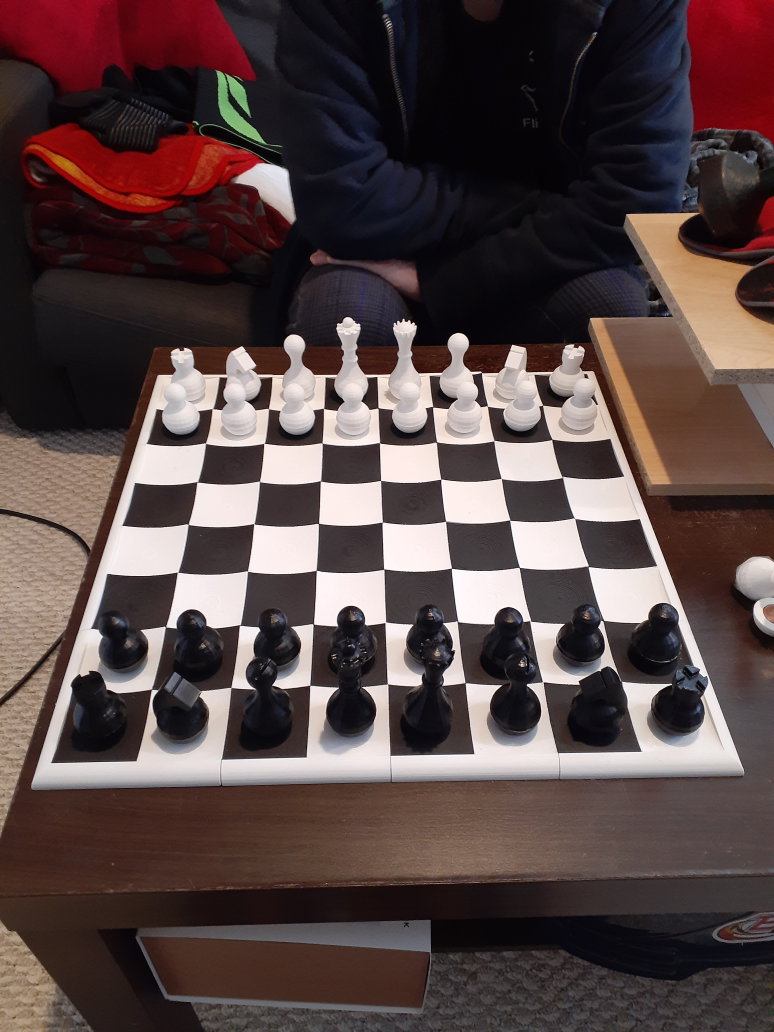
#> input picture test/00.png, 3096 x 4128 px (shown at 1/4 size); its folder holds only this picture in this run
$ python vision_module.py
#> lines starting #> are read from the running program, lines starting #| are printed output that depends on the picture; after the words box and inside, x2 and y2 are one past the last pixel; in counts of white or black regions, pixels touching at a corner belong together
#
import cv2
from glob import glob
import numpy as np
import matplotlib.pyplot as plt

Mat = np.ndarray[int, np.dtype[np.generic]]

class BoardDetector:
    def __init__(self):
        """Turns consectutive images of a chess game and returns board states for each
        """
        self.board = None

    def predict(self, img: Mat) -> str:
        """predicts board state of image given previous board state

        Args:
            img (Mat): cv2.imread object of image TODO: update this to include depth channel

        Returns:
            str: predicted board state in FEN
        """
        blur = cv2.GaussianBlur(img, (5,5), 0)
        _, img_binary = cv2.threshold(blur, 0, 255, cv2.THRESH_BINARY+cv2.THRESH_OTSU)

        img = cv2.resize(img, (img.shape[0]//5,img.shape[1]//5))
        img_binary = cv2.resize(img_binary, (img_binary.shape[0]//5,img_binary.shape[1]//5))
        cv2.imshow('img',img)
        cv2.imshow('bin',img_binary)
        cv2.waitKey(0)

        return None


if __name__ == '__main__':
    detector = BoardDetector()

    images = sorted(glob('./test/*.png'))
    for image in images:
        img = cv2.imread(image, 0)
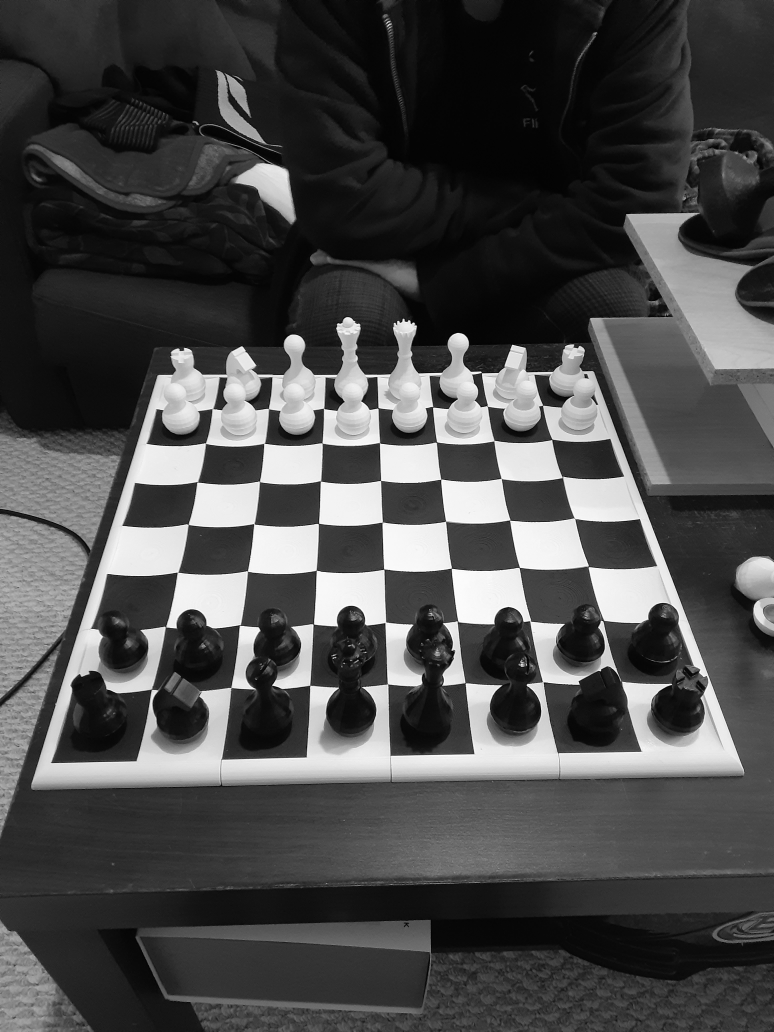
#> img: shape (4128, 3096) (shown at 1/4 size); min 0, max 255, mean 74.2
        print(detector.predict(img))
#> in predict, `_, img_binary = cv2.threshold(blur, 0, 255, cv2.THRESH_BINARY+cv2.THRE..`:
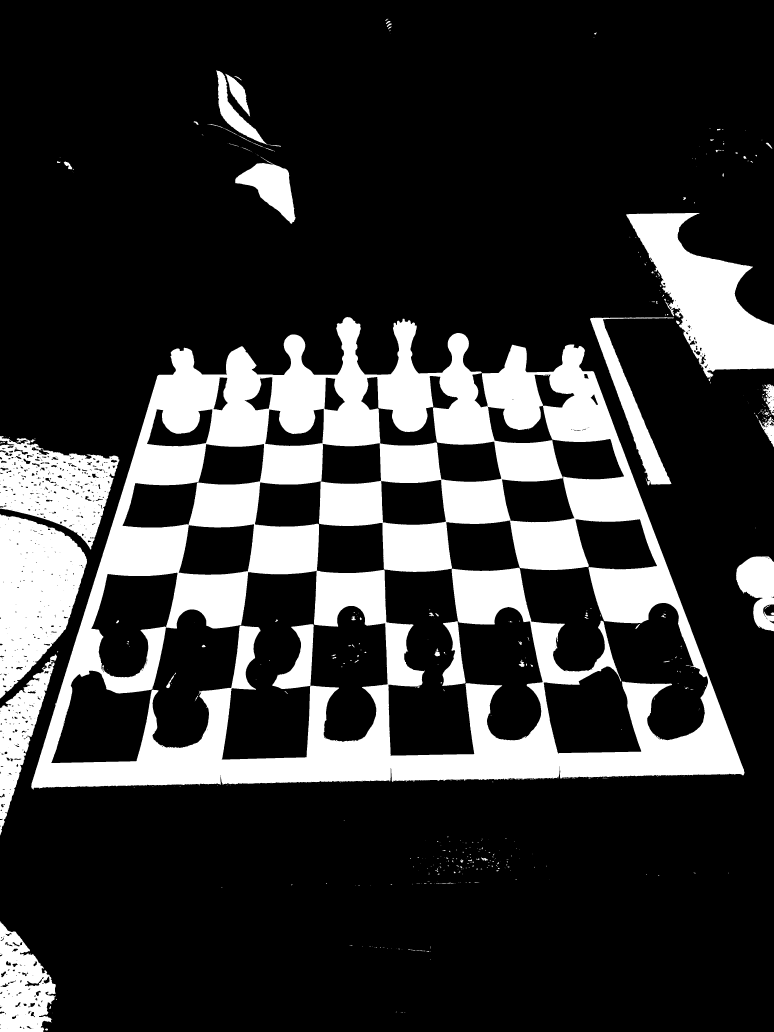
#> img_binary: shape (4128, 3096) (shown at 1/4 size); 20.9% white; 487 white regions (353 under 20 px), largest, box (x1, y1, x2, y2) and area: (125, 1268, 2978, 3158) 1943697, (2505, 852, 3096, 1525) 172637, (0, 2057, 348, 2794) 165950
#> in predict, `img = cv2.resize(img, (img.shape[0]//5,img.shape[1]//5))`:
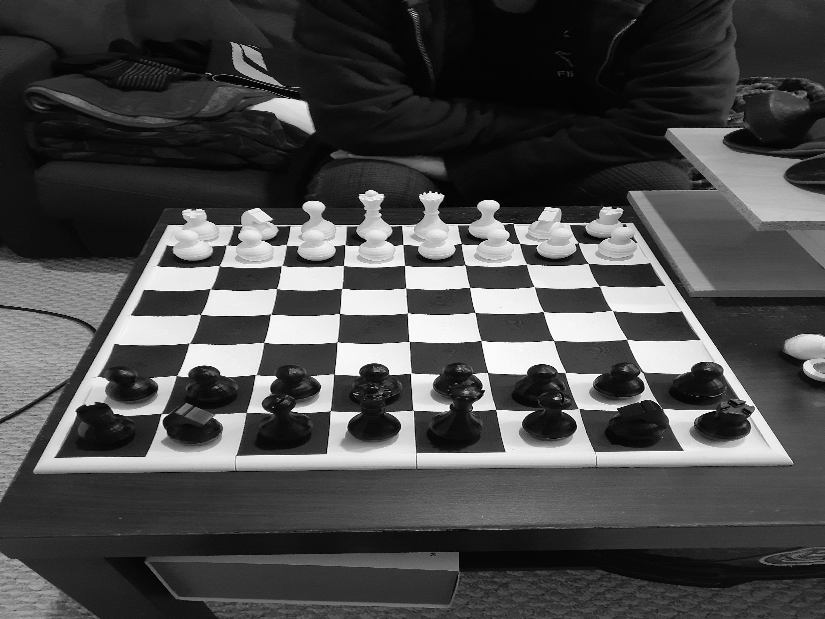
#> img: shape (619, 825); min 0, max 255, mean 74.1
#> in predict, `img_binary = cv2.resize(img_binary, (img_binary.shape[0]//5,img_binary..`:
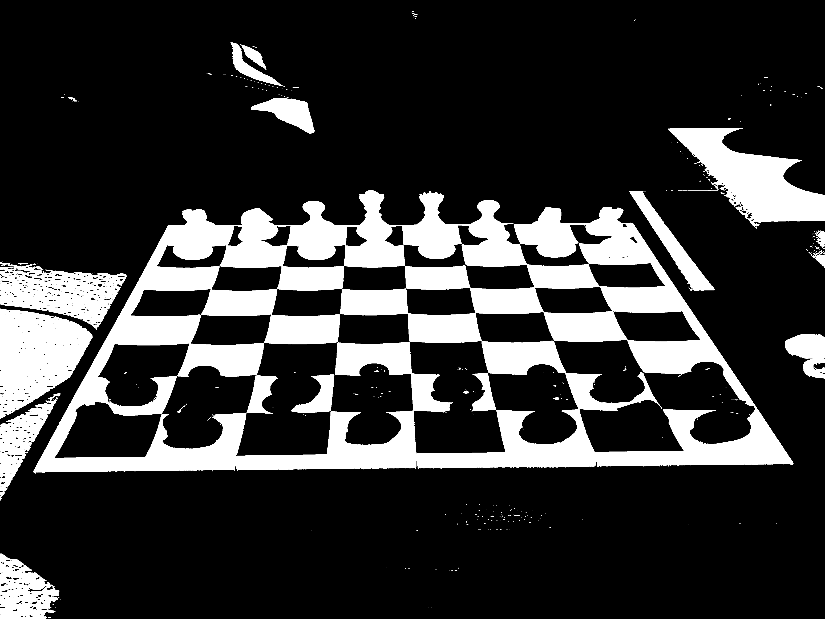
#> img_binary: shape (619, 825); min 0, max 255, mean 53.2
#| None
        break

$ run again, on test/04.png
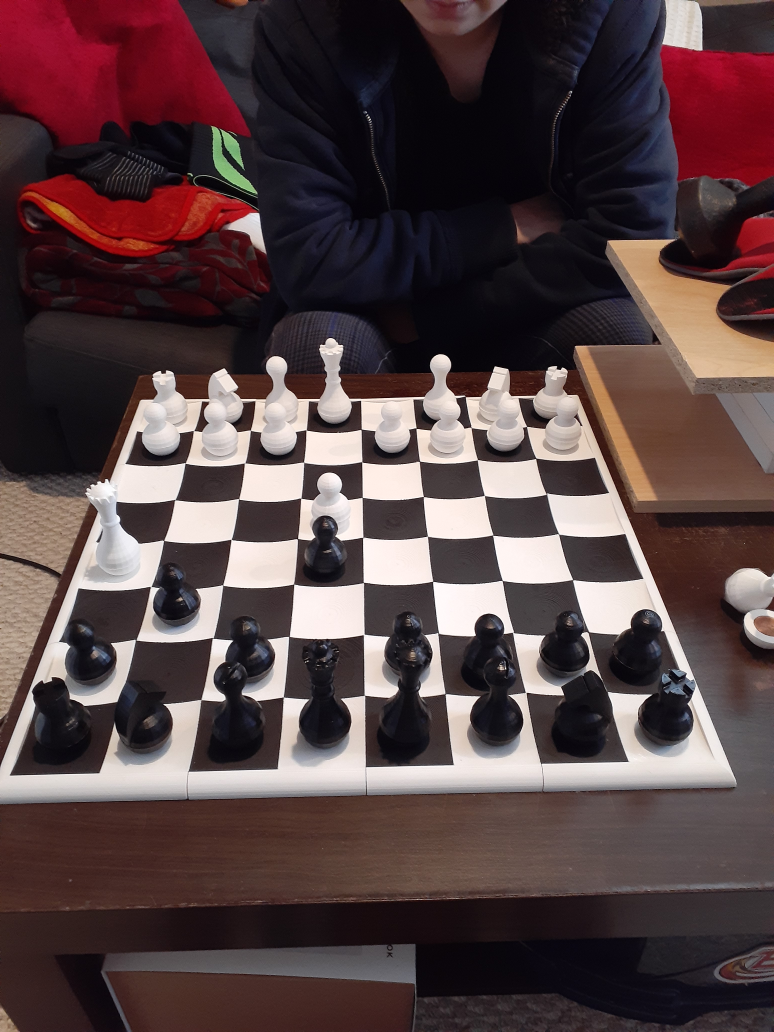
#> input picture test/04.png, 3096 x 4128 px (shown at 1/4 size)
#> in predict, `_, img_binary = cv2.threshold(blur, 0, 255, cv2.THRESH_BINARY+cv2.THRE..`:
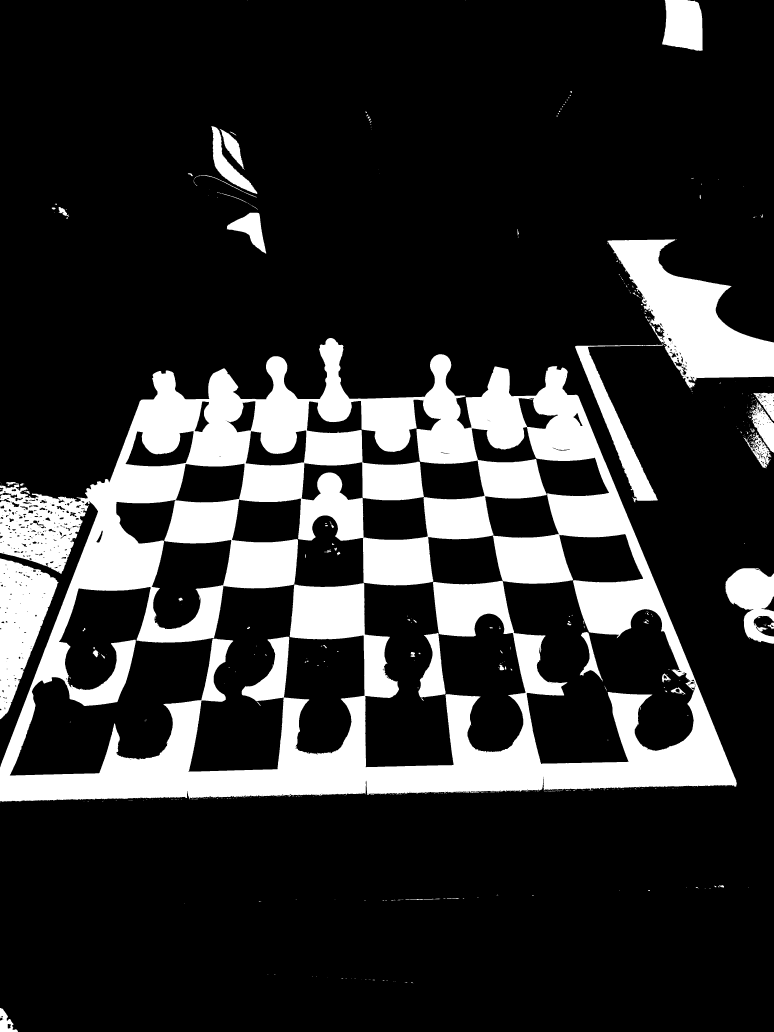
#> img_binary: shape (4128, 3096) (shown at 1/4 size); 19% white; 484 white regions (361 under 20 px), largest, box (x1, y1, x2, y2) and area: (0, 1352, 2947, 3208) 1993528, (2300, 957, 3096, 2010) 204117, (0, 2234, 234, 2877) 81900
#> in predict, `img_binary = cv2.resize(img_binary, (img_binary.shape[0]//5,img_binary..`:
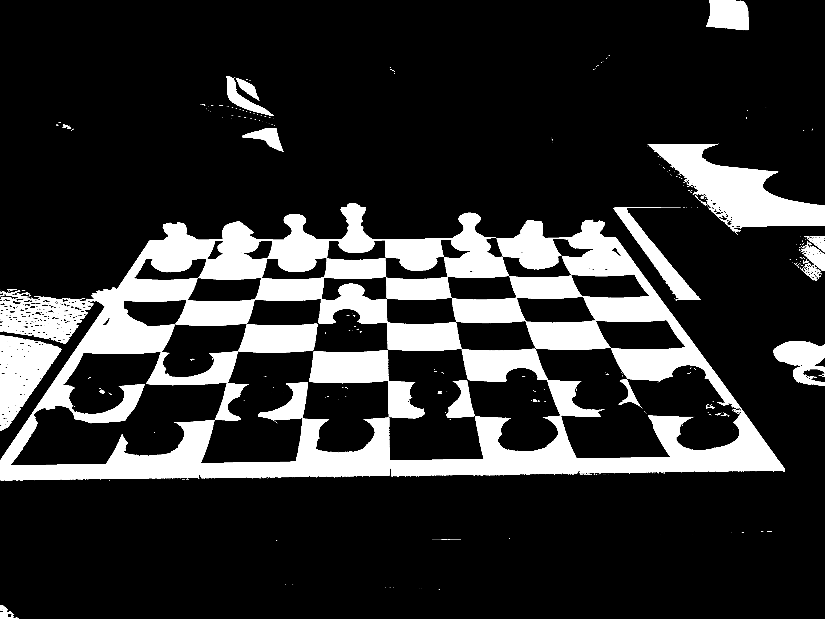
#> img_binary: shape (619, 825); min 0, max 255, mean 48.4
#| None

$ run again, on test/05.png
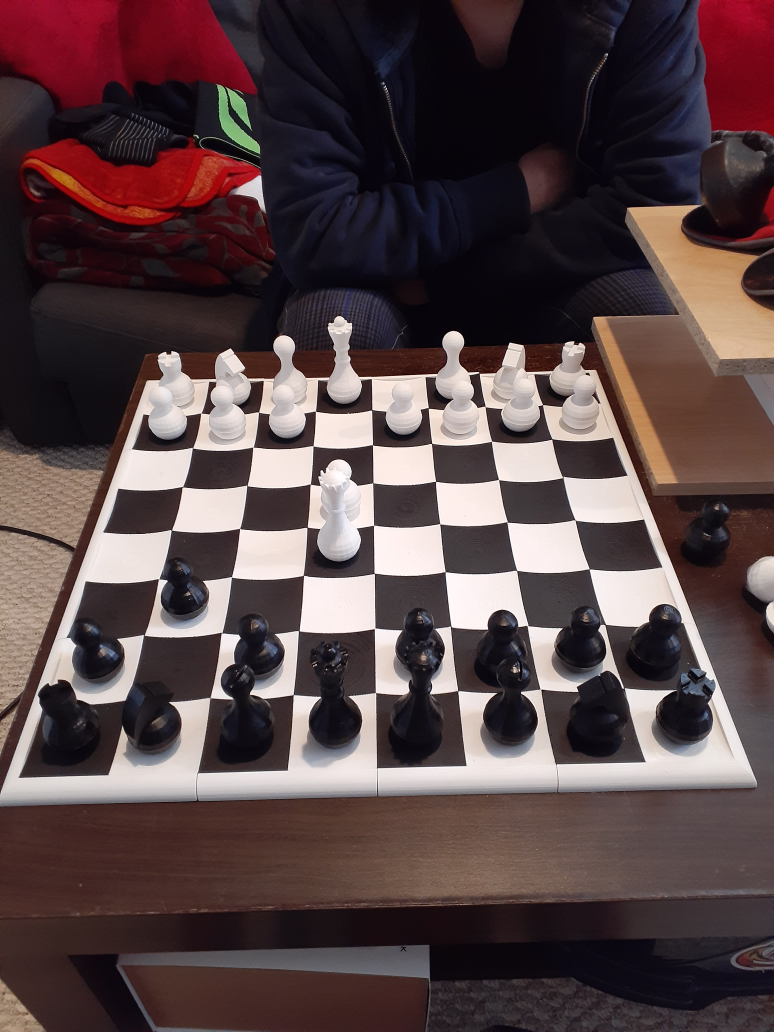
#> input picture test/05.png, 3096 x 4128 px (shown at 1/4 size)
#> in predict, `_, img_binary = cv2.threshold(blur, 0, 255, cv2.THRESH_BINARY+cv2.THRE..`:
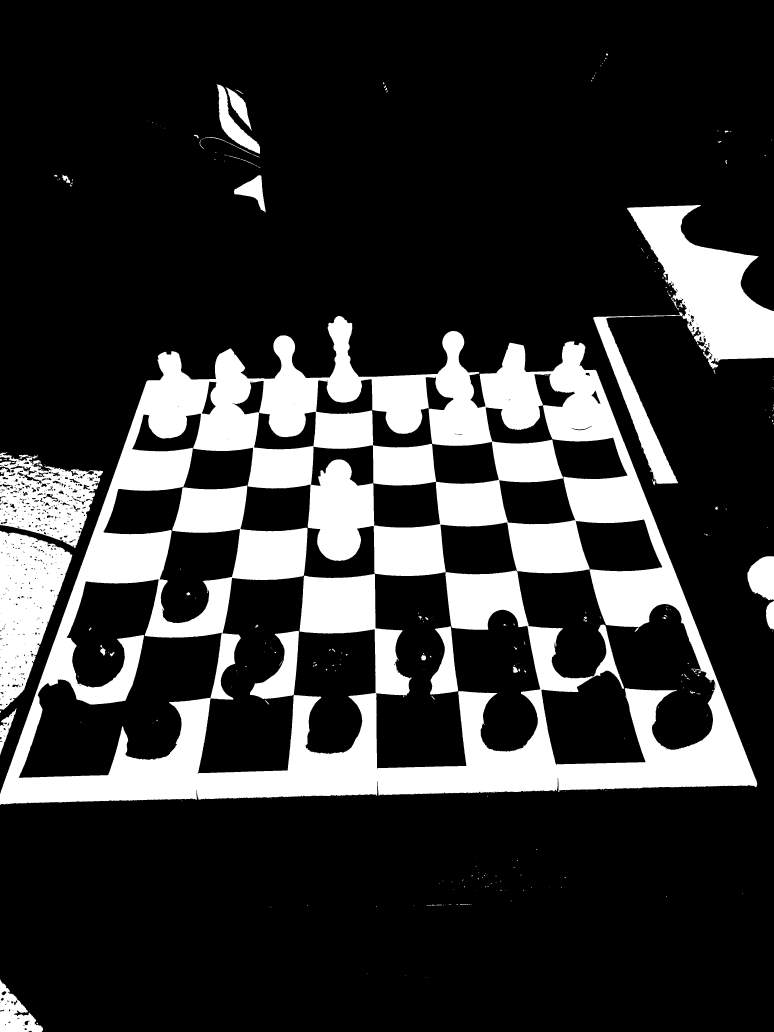
#> img_binary: shape (4128, 3096) (shown at 1/4 size); 20.4% white; 332 white regions (230 under 20 px), largest, box (x1, y1, x2, y2) and area: (0, 1264, 3029, 3220) 2060111, (2509, 820, 3096, 1475) 171193, (0, 2124, 289, 2839) 123021
#> in predict, `img_binary = cv2.resize(img_binary, (img_binary.shape[0]//5,img_binary..`:
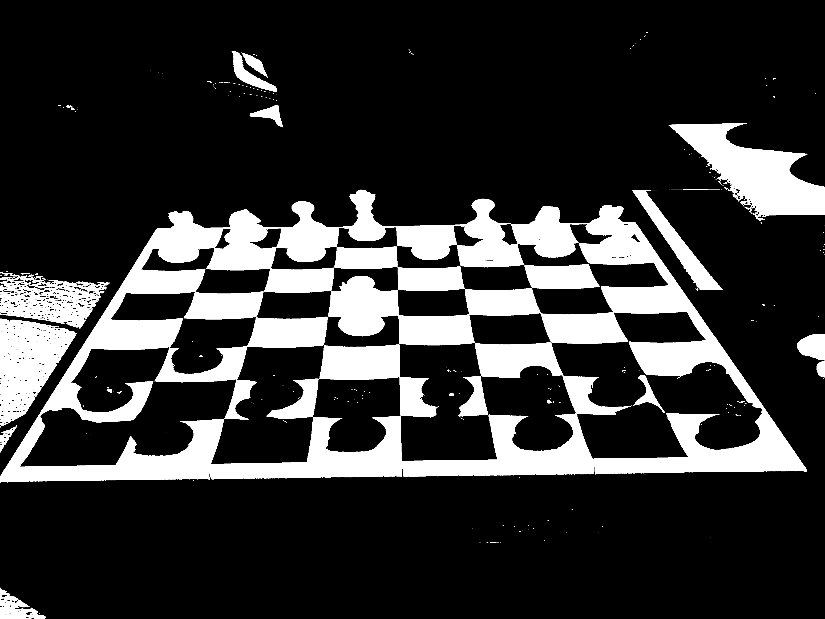
#> img_binary: shape (619, 825); min 0, max 255, mean 51.9
#| None

$ run again, on test/06.png
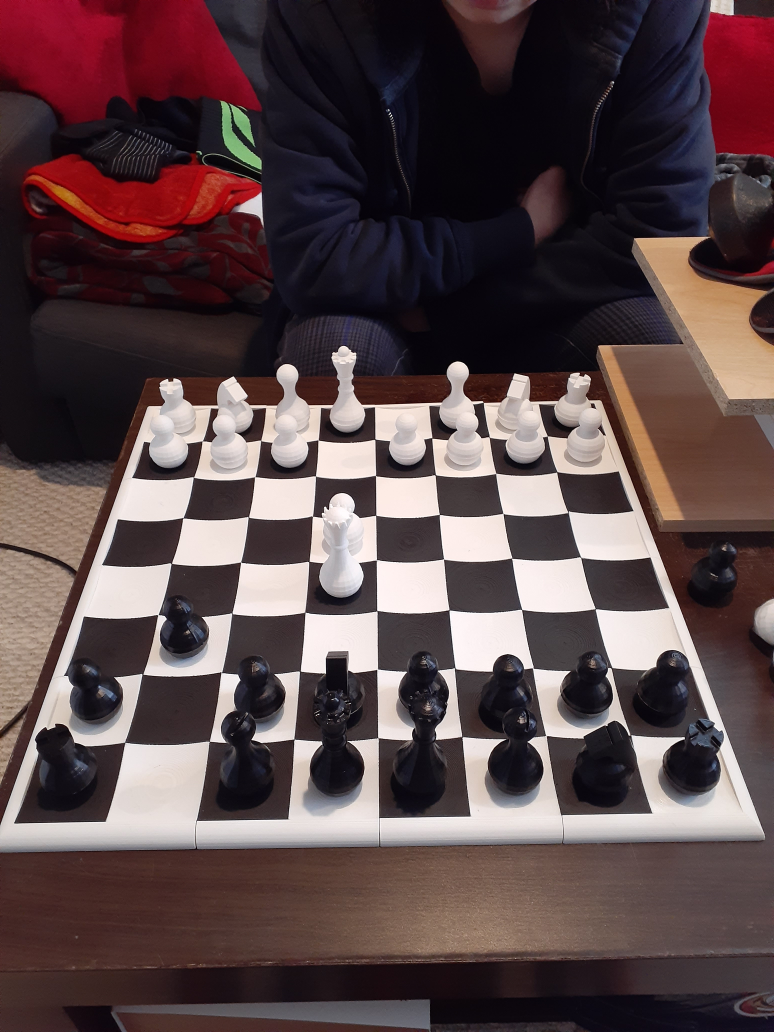
#> input picture test/06.png, 3096 x 4128 px (shown at 1/4 size)
#> in predict, `_, img_binary = cv2.threshold(blur, 0, 255, cv2.THRESH_BINARY+cv2.THRE..`:
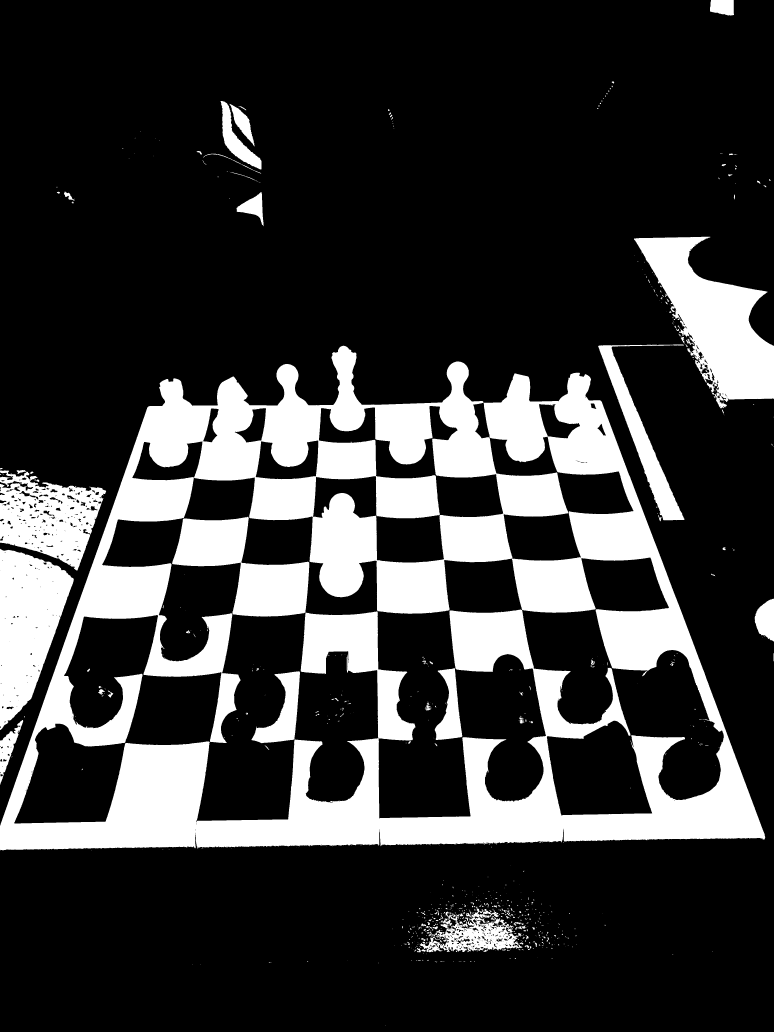
#> img_binary: shape (4128, 3096) (shown at 1/4 size); 22% white; 748 white regions (518 under 20 px), largest, box (x1, y1, x2, y2) and area: (0, 1383, 3061, 3402) 2118432, (2536, 947, 3096, 1634) 173177, (0, 2195, 295, 2920) 131103
#> in predict, `img_binary = cv2.resize(img_binary, (img_binary.shape[0]//5,img_binary..`:
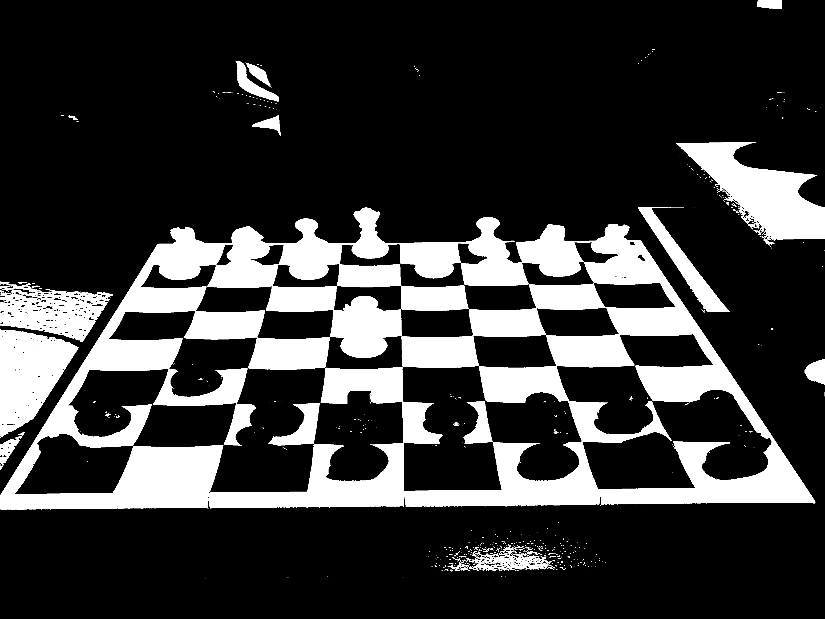
#> img_binary: shape (619, 825); min 0, max 255, mean 56.1
#| None
